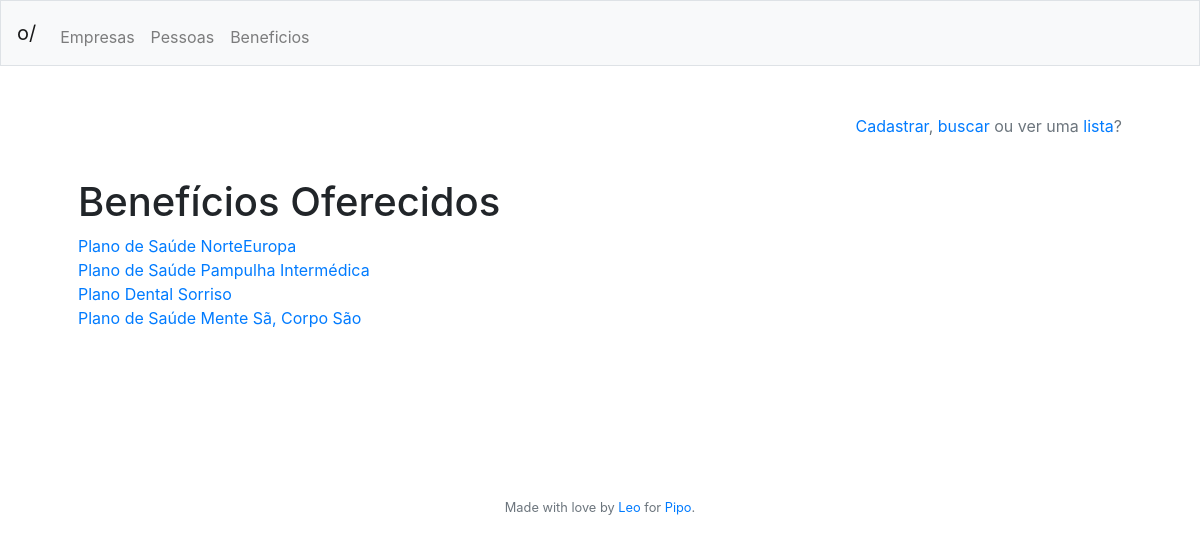
Page /beneficios/lista (signed in) on the earlier database version.
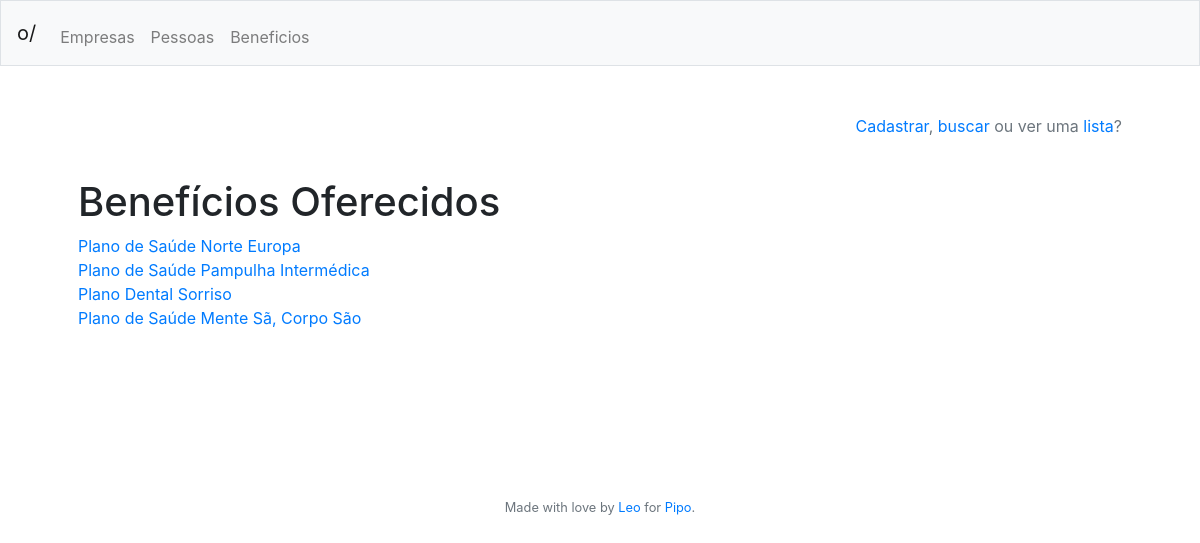
Same page on the later database version.
### tables this page shows
CREATE TABLE beneficio
	(id INTEGER NOT NULL PRIMARY KEY AUTOINCREMENT,
	nome VARCHAR(255) NOT NULL,
	timestamp DATETIME DEFAULT CURRENT_TIMESTAMP);

### app.py (the view)
@app.route("/beneficios/lista", methods=['GET'])
@login_required
def beneficioslista():
	return render_template("beneficioslista.html", header = get_header(session),
							lista_beneficios = get_all("beneficio"))

### app.py (called while the page is built)
@app.after_request
def after_request(response):
    response.headers["Cache-Control"] = "no-cache, no-store, must-revalidate"
    response.headers["Expires"] = 0
    response.headers["Pragma"] = "no-cache"
    return response

@app.teardown_request
def remove_session(ex=None):
    db.remove()

def login_required(f):
    @wraps(f)
    def decorated_function(*args, **kwargs):
        if session.get("id_usuario") is None:
            return redirect("/login")
        return f(*args, **kwargs)
    return decorated_function

def get_header(session):
	try:
		header = {"nome": session["nome"],
					"empresa": session["empresa"],
					"admin": get_admin_title(session["admin"]),
					"id_usuario": session["id_usuario"]}
	except:
		header = {"nome": "",
					"empresa": "",
					"admin": "",
					"id_usuario": ""}
	return header

def get_all(table):
	table_all = db.execute("""SELECT * FROM {}""".format(table)).fetchall()
	return table_all

### templates/beneficioslista.html
{% extends "layout.html" %}
{% block main %}
	<p align="right" class="text-muted"><a href="/beneficios/cadastro">Cadastrar</a>, <a href="/beneficios/busca">buscar</a> ou ver uma <a href="/beneficios/lista">lista</a>?</p>
	<br>
	<h1>Benefícios Oferecidos</h1>
	{% if lista_beneficios|length %}
		{% for beneficio in lista_beneficios %}
			<a href="/beneficios/perfil/{{ beneficio['id'] }}">{{ beneficio["nome"] }}</a><br>
		{% endfor %}
	{% else %}
		<p>Nenhum resultado encontrado :(</p>
	{% endif %}
	<br><br>
{% endblock %}

Differences in the rows shown:
changed beneficio: nome "Plano de Saúde NorteEuropa" → "Plano de Saúde Norte Europa"
